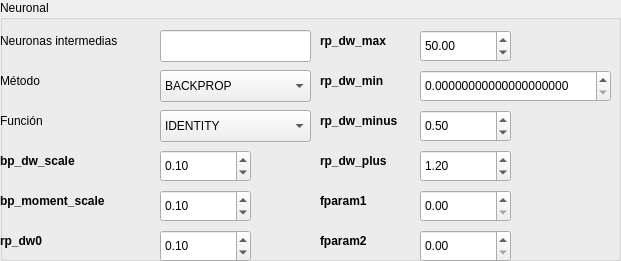
   <widget class="QGroupBox" name="groupBox_3">
    <property name="geometry">
     <rect>
      <x>10</x>
      <y>360</y>
      <width>621</width>
      <height>261</height>
     </rect>
    </property>
    <property name="title">
     <string>Neuronal</string>
    </property>
    <property name="flat">
     <bool>false</bool>
    </property>
    <widget class="QLabel" name="label_14">
     <property name="geometry">
      <rect>
       <x>320</x>
       <y>110</y>
       <width>111</width>
       <height>22</height>
      </rect>
     </property>
     <property name="font">
      <font>
       <weight>75</weight>
       <bold>true</bold>
      </font>
     </property>
     <property name="text">
      <string>rp_dw_minus</string>
     </property>
    </widget>
    <widget class="QLabel" name="label_3">
     <property name="geometry">
      <rect>
       <x>0</x>
       <y>70</y>
       <width>70</width>
       <height>22</height>
      </rect>
     </property>
     <property name="text">
      <string>Método</string>
     </property>
    </widget>
    <widget class="QDoubleSpinBox" name="rp_dw_max">
     <property name="geometry">
      <rect>
       <x>420</x>
       <y>30</y>
       <width>91</width>
       <height>32</height>
      </rect>
     </property>
     <property name="maximum">
      <double>999999.000000000000000</double>
     </property>
     <property name="value">
      <double>50.000000000000000</double>
     </property>
    </widget>
    <widget class="QDoubleSpinBox" name="rp_dw_plus">
     <property name="geometry">
      <rect>
       <x>420</x>
       <y>150</y>
       <width>91</width>
       <height>32</height>
      </rect>
     </property>
     <property name="maximum">
      <double>999999.000000000000000</double>
     </property>
     <property name="value">
      <double>1.200000000000000</double>
     </property>
    </widget>
    <widget class="QLabel" name="label_5">
     <property name="geometry">
      <rect>
       <x>0</x>
       <y>150</y>
       <width>101</width>
       <height>22</height>
      </rect>
     </property>
     <property name="font">
      <font>
       <weight>75</weight>
       <bold>true</bold>
      </font>
     </property>
     <property name="text">
      <string>bp_dw_scale</string>
     </property>
    </widget>
    <widget class="QLabel" name="label_9">
     <property name="geometry">
      <rect>
       <x>0</x>
       <y>190</y>
       <width>131</width>
       <height>22</height>
      </rect>
     </property>
     <property name="font">
      <font>
       <weight>75</weight>
       <bold>true</bold>
      </font>
     </property>
     <property name="text">
      <string>bp_moment_scale</string>
     </property>
    </widget>
    <widget class="QLabel" name="label_4">
     <property name="geometry">
      <rect>
       <x>0</x>
       <y>110</y>
       <width>70</width>
       <height>22</height>
      </rect>
     </property>
     <property name="text">
      <string>Función</string>
     </property>
    </widget>
    <widget class="QLabel" name="label_6">
     <property name="geometry">
      <rect>
       <x>0</x>
       <y>30</y>
       <width>161</width>
       <height>22</height>
      </rect>
     </property>
     <property name="text">
      <string>Neuronas intermedias</string>
     </property>
    </widget>
    <widget class="QDoubleSpinBox" name="rp_dw_minus">
     <property name="geometry">
      <rect>
       <x>420</x>
       <y>110</y>
       <width>91</width>
       <height>32</height>
      </rect>
     </property>
     <property name="maximum">
      <double>999999.000000000000000</double>
     </property>
     <property name="value">
      <double>0.500000000000000</double>
     </property>
    </widget>
    <widget class="QDoubleSpinBox" name="rp_dw0">
     <property name="geometry">
      <rect>
       <x>160</x>
       <y>230</y>
       <width>91</width>
       <height>32</height>
      </rect>
     </property>
     <property name="maximum">
      <double>999999.000000000000000</double>
     </property>
     <property name="value">
      <double>0.100000000000000</double>
     </property>
    </widget>
    <widget class="QComboBox" name="Funcion">
     <property name="geometry">
      <rect>
       <x>160</x>
       <y>110</y>
       <width>151</width>
       <height>32</height>
      </rect>
     </property>
     <item>
      <property name="text">
       <string>IDENTITY</string>
      </property>
     </item>
     <item>
      <property name="text">
       <string>SIGMOID_SYM</string>
      </property>
     </item>
     <item>
      <property name="text">
       <string>GAUSSIAN</string>
      </property>
     </item>
    </widget>
    <widget class="QDoubleSpinBox" name="fparam2">
     <property name="geometry">
      <rect>
       <x>420</x>
       <y>230</y>
       <width>91</width>
       <height>32</height>
      </rect>
     </property>
     <property name="maximum">
      <double>999999.000000000000000</double>
     </property>
    </widget>
    <widget class="QDoubleSpinBox" name="bp_moment_scale">
     <property name="geometry">
      <rect>
       <x>160</x>
       <y>190</y>
       <width>91</width>
       <height>32</height>
      </rect>
     </property>
     <property name="maximum">
      <double>999999.000000000000000</double>
     </property>
     <property name="value">
      <double>0.100000000000000</double>
     </property>
    </widget>
    <widget class="QLineEdit" name="Num_neur">
     <property name="geometry">
      <rect>
       <x>160</x>
       <y>30</y>
       <width>151</width>
       <height>32</height>
      </rect>
     </property>
    </widget>
    <widget class="QLabel" name="label_10">
     <property name="geometry">
      <rect>
       <x>320</x>
       <y>150</y>
       <width>111</width>
       <height>22</height>
      </rect>
     </property>
     <property name="font">
      <font>
       <weight>75</weight>
       <bold>true</bold>
      </font>
     </property>
     <property name="text">
      <string>rp_dw_plus</string>
     </property>
    </widget>
    <widget class="QLabel" name="label_8">
     <property name="geometry">
      <rect>
       <x>320</x>
       <y>70</y>
       <width>111</width>
       <height>22</height>
      </rect>
     </property>
     <property name="font">
      <font>
       <weight>75</weight>
       <bold>true</bold>
      </font>
     </property>
     <property name="text">
      <string>rp_dw_min</string>
     </property>
    </widget>
    <widget class="QLabel" name="label_13">
     <property name="geometry">
      <rect>
       <x>320</x>
       <y>30</y>
       <width>91</width>
       <height>22</height>
      </rect>
     </property>
     <property name="font">
      <font>
       <weight>75</weight>
       <bold>true</bold>
      </font>
     </property>
     <property name="text">
      <string>rp_dw_max</string>
     </property>
    </widget>
    <widget class="QLabel" name="label_7">
     <property name="geometry">
      <rect>
       <x>0</x>
       <y>230</y>
       <width>70</width>
       <height>22</height>
      </rect>
     </property>
     <property name="font">
      <font>
       <weight>75</weight>
       <bold>true</bold>
      </font>
     </property>
     <property name="text">
      <string>rp_dw0</string>
     </property>
    </widget>
    <widget class="QLabel" name="label_11">
     <property name="geometry">
      <rect>
       <x>320</x>
       <y>190</y>
       <width>70</width>
       <height>22</height>
      </rect>
     </property>
     <property name="font">
      <font>
       <weight>75</weight>
       <bold>true</bold>
      </font>
     </property>
     <property name="text">
      <string>fparam1</string>
     </property>
    </widget>
    <widget class="QLabel" name="label_12">
     <property name="geometry">
      <rect>
       <x>320</x>
       <y>230</y>
       <width>70</width>
       <height>22</height>
      </rect>
     </property>
     <property name="font">
      <font>
       <weight>75</weight>
       <bold>true</bold>
      </font>
     </property>
     <property name="text">
      <string>fparam2</string>
     </property>
    </widget>
    <widget class="QDoubleSpinBox" name="bp_dw_scale">
     <property name="geometry">
      <rect>
       <x>160</x>
       <y>150</y>
       <width>91</width>
       <height>32</height>
      </rect>
     </property>
     <property name="maximum">
      <double>999999.000000000000000</double>
     </property>
     <property name="value">
      <double>0.100000000000000</double>
     </property>
    </widget>
    <widget class="QDoubleSpinBox" name="fparam1">
     <property name="geometry">
      <rect>
       <x>420</x>
       <y>190</y>
       <width>91</width>
       <height>32</height>
      </rect>
     </property>
     <property name="maximum">
      <double>999999.000000000000000</double>
     </property>
    </widget>
    <widget class="QDoubleSpinBox" name="rp_dw_min">
     <property name="geometry">
      <rect>
       <x>420</x>
       <y>70</y>
       <width>191</width>
       <height>32</height>
      </rect>
     </property>
     <property name="decimals">
      <number>20</number>
     </property>
     <property name="maximum">
      <double>999999.000000000000000</double>
     </property>
     <property name="singleStep">
      <double>0.000001000000000</double>
     </property>
    </widget>
    <widget class="QComboBox" name="Metodo">
     <property name="geometry">
      <rect>
       <x>160</x>
       <y>70</y>
       <width>151</width>
       <height>32</height>
      </rect>
     </property>
     <item>
      <property name="text">
       <string>BACKPROP</string>
      </property>
     </item>
     <item>
      <property name="text">
       <string>RPROP</string>
      </property>
     </item>
    </widget>
   </widget>
